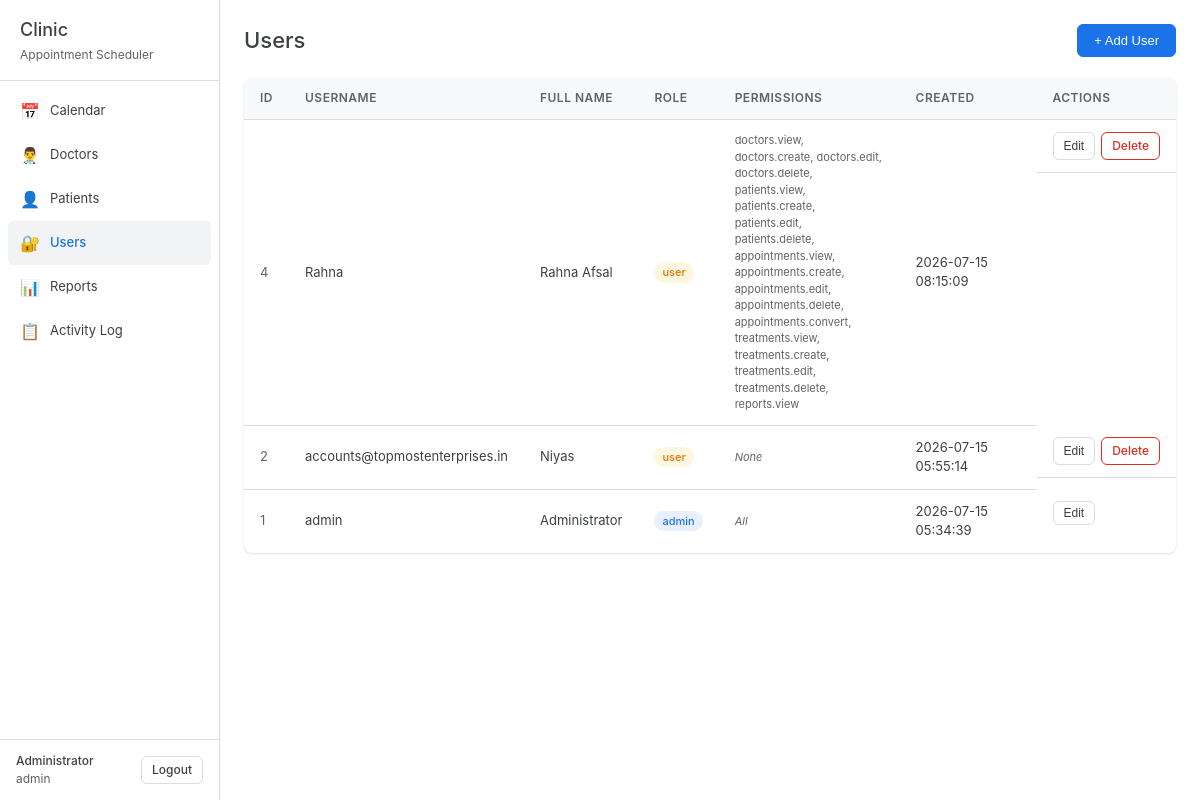
Before: /admin/users.php (signed in) with the older database file.
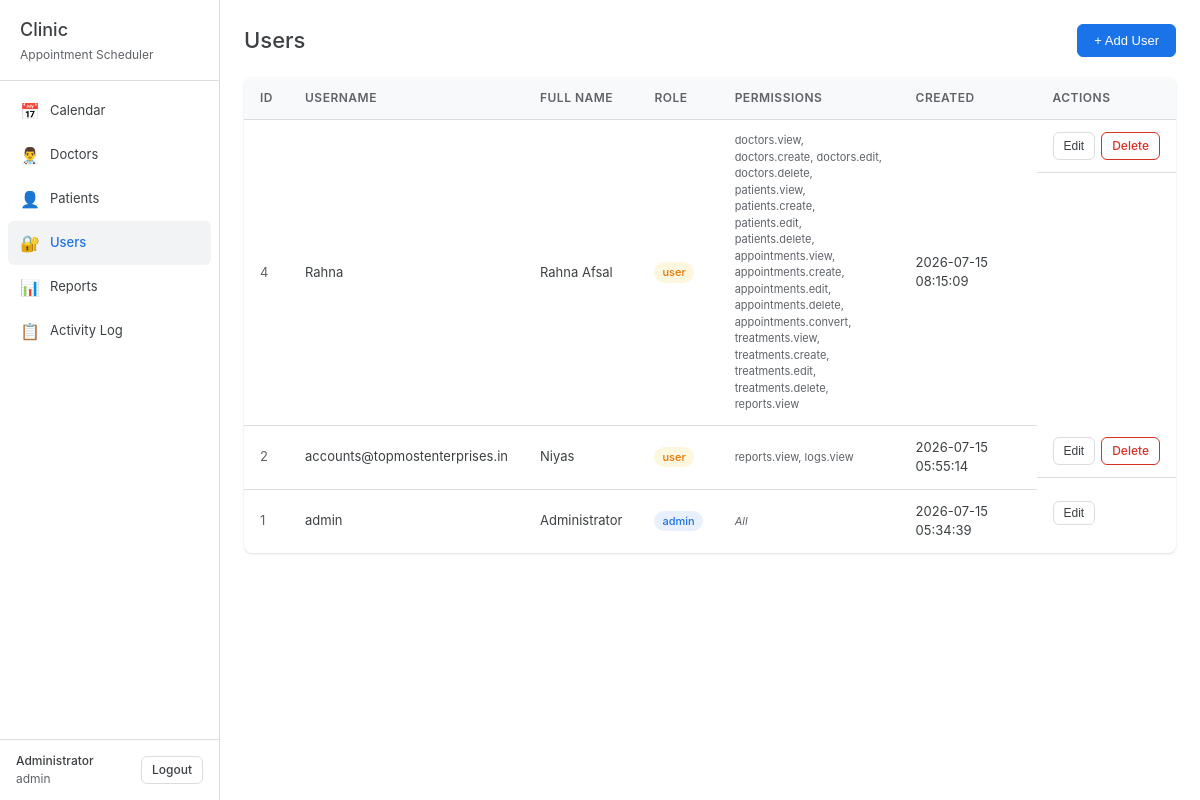
After: the same page with the newer database file.
### tables this page shows
CREATE TABLE users (
    id INTEGER PRIMARY KEY AUTOINCREMENT,
    username TEXT UNIQUE NOT NULL,
    password_hash TEXT NOT NULL,
    full_name TEXT NOT NULL DEFAULT '',
    role TEXT NOT NULL DEFAULT 'user' CHECK(role IN ('admin','user')),
    created_at DATETIME DEFAULT CURRENT_TIMESTAMP
, permissions TEXT DEFAULT '[]');

### config.php (called while the page is built, shortened)
<?php
function isAdmin() {
    return isset($_SESSION['role']) && $_SESSION['role'] === 'admin';
}
function hasPermission($perm) {
    if (isAdmin()) return true;
    $perms = $_SESSION['permissions'] ?? [];
    return in_array($perm, $perms);
}
function getCsrfToken() {
    return $_SESSION['csrf_token'];
}

### admin/users.php (the view, shortened to what this page needs)
<?php
require_once __DIR__ . '/../config.php';
$db = getDB();
$users = $db->query("SELECT id, username, full_name, role, permissions, created_at FROM users ORDER BY username")->fetchAll();
?>
<!DOCTYPE html>
<html lang="en">
<head>
    <link rel="stylesheet" href="../assets/css/style.css">
</head>
<body>
    <div class="app-layout">
        <?php include __DIR__ . '/../sidebar.php'; ?>
        <div class="main-content">
            <div class="page-content">
                <div class="page-header">
                    <h1>Users</h1>
                    <button class="btn btn-primary" onclick="showModal()">+ Add User</button>
                </div>
                <table class="data-table">
                    <thead>
                        <tr>
                            <th>ID</th>
                            <th>Username</th>
                            <th>Full Name</th>
                            <th>Role</th>
                            <th>Permissions</th>
                            <th>Created</th>
                            <th>Actions</th>
                        </tr>
                    </thead>
                    <tbody>
                        <?php foreach ($users as $u): ?>
                        <tr>
                            <td style="color:var(--text-secondary)"><?= $u['id'] ?></td>
                            <td><?= htmlspecialchars($u['username']) ?></td>
                            <td><?= htmlspecialchars($u['full_name']) ?></td>
                            <td><span class="status-badge <?= $u['role'] === 'admin' ? 'status-confirmed' : 'status-pending' ?>"><?= $u['role'] ?></span></td>
                            <td style="font-size:11px;color:var(--text-secondary);max-width:200px"><?php
                                $p = json_decode($u['permissions'] ?? '[]', true);
                                if ($u['role'] === 'admin') echo '<em>All</em>';
                                elseif (empty($p)) echo '<em>None</em>';
                                else echo htmlspecialchars(implode(', ', $p));
                            ?></td>
                            <td><?= $u['created_at'] ?></td>
                            <td class="actions">
                                <button class="btn btn-sm" onclick="showModal(<?= $u['id'] ?>, '<?= htmlspecialchars(addslashes($u['username'])) ?>', '', '<?= htmlspecialchars(addslashes($u['full_name'])) ?>', '<?= $u['role'] ?>', '<?= htmlspecialchars(addslashes($u['permissions'] ?? '[]')) ?>')">Edit</button>
                                <?php if ($u['id'] != $_SESSION['user_id']): ?>
                                <a href="?delete=<?= $u['id'] ?>&_csrf=<?= getCsrfToken() ?>" class="btn btn-sm btn-danger" onclick="return confirm('Delete this user?')">Delete</a>
                                <?php endif; ?>
                            </td>
                        </tr>
                        <?php endforeach; ?>
                    </tbody>
                </table>
            </div>
        </div>
    </div>
</body>
</html>

### sidebar.php (shortened to what this page needs)
<div class="sidebar" id="sidebar">
    <div class="sidebar-header">
        <h2>Clinic</h2>
        <span>Appointment Scheduler</span>
    </div>
    <?php $script = $_SERVER['SCRIPT_NAME']; ?>
    <nav class="sidebar-nav">
        <a href="/" class="<?= $script === '/index.php' || $script === '/dashboard.php' ? 'active' : '' ?>">
            <span class="nav-icon">📅</span>
            <span>Calendar</span>
        </a>
        <?php if (hasPermission('doctors.view')): ?>
        <a href="/admin/doctors.php" class="<?= strpos($script, 'doctors.php') !== false ? 'active' : '' ?>">
            <span class="nav-icon">👨‍⚕️</span>
            <span>Doctors</span>
        </a>
        <?php endif; ?>
        <?php if (hasPermission('patients.view')): ?>
        <a href="/admin/patients.php" class="<?= strpos($script, 'patients.php') !== false ? 'active' : '' ?>">
            <span class="nav-icon">👤</span>
            <span>Patients</span>
        </a>
        <?php endif; ?>
        <?php if (hasPermission('users.view')): ?>
        <a href="/admin/users.php" class="<?= strpos($script, 'users.php') !== false ? 'active' : '' ?>">
            <span class="nav-icon">🔐</span>
            <span>Users</span>
        </a>
        <?php endif; ?>
        <?php if (hasPermission('reports.view')): ?>
        <a href="/admin/reports.php">
            <span class="nav-icon">📊</span>
            <span>Reports</span>
        </a>
        <?php endif; ?>
        <?php if (hasPermission('logs.view')): ?>
        <a href="/admin/logs.php" class="<?= strpos($script, 'logs.php') !== false ? 'active' : '' ?>">
            <span class="nav-icon">📋</span>
            <span>Activity Log</span>
        </a>
        <?php endif; ?>
    </nav>
    <div class="sidebar-footer">
        <div class="user-info">
            <div class="user-name"><?= htmlspecialchars($_SESSION['full_name'] ?: $_SESSION['username']) ?></div>
            <div class="user-role"><?= $_SESSION['role'] ?></div>
        </div>
        <a href="/logout.php" class="btn btn-sm">Logout</a>
    </div>
</div>

### assets/css/style.css (style rules this page uses)
* { margin: 0; padding: 0; box-sizing: border-box; }
:root { --white: #FFFFFF; --bg: #F8F9FA; --border: #DADCE0; --text: #3C4043; --text-secondary: #5F6368; --primary: #1A73E8; --primary-hover: #1557B0; --danger: #D93025; --success: #1E8E3E; --warning: #F9AB00; --gray: #9AA0A6; --hover: #F1F3F4; --shadow: 0 1px 3px rgba(0,0,0,0.08), 0 1px 2px rgba(0,0,0,0.06); --radius: 8px; }
body { font-family: -apple-system, BlinkMacSystemFont, 'Segoe UI', Roboto, Oxygen, Ubuntu, sans-serif; background: var(--white); color: var(--text); line-height: 1.5; font-size: 14px; }
.btn { display: inline-flex; align-items: center; justify-content: center; padding: 8px 16px; border: 1px solid var(--border); border-radius: 6px; font-size: 13px; font-weight: 500; cursor: pointer; background: var(--white); color: var(--text); transition: background 0.2s, box-shadow 0.2s; text-decoration: none; gap: 6px; }
.btn-primary { background: var(--primary); color: white; border-color: var(--primary); }
.btn-danger { color: var(--danger); border-color: var(--danger); }
.btn-sm { padding: 4px 10px; font-size: 12px; }
.app-layout { display: flex; height: 100vh; }
.sidebar { width: 220px; background: var(--white); border-right: 1px solid var(--border); display: flex; flex-direction: column; flex-shrink: 0; }
.sidebar-header { padding: 16px 20px; border-bottom: 1px solid var(--border); }
.sidebar-header h2 { font-size: 18px; font-weight: 500; }
.sidebar-header span { font-size: 12px; color: var(--text-secondary); }
.sidebar-nav { flex: 1; padding: 8px; }
.sidebar-nav a { display: flex; align-items: center; gap: 10px; padding: 10px 12px; border-radius: 6px; color: var(--text); text-decoration: none; font-size: 13px; transition: background 0.15s; }
.sidebar-nav a:hover, .sidebar-nav a.active { background: var(--hover); }
.sidebar-nav a.active { color: var(--primary); font-weight: 500; }
.sidebar-nav .nav-icon { width: 20px; text-align: center; font-size: 16px; }
.sidebar-footer { padding: 12px 16px; border-top: 1px solid var(--border); display: flex; align-items: center; justify-content: space-between; }
.sidebar-footer .user-info { font-size: 12px; }
.sidebar-footer .user-name { font-weight: 500; }
.sidebar-footer .user-role { color: var(--text-secondary); }
.main-content { flex: 1; display: flex; flex-direction: column; overflow: hidden; }
.status-badge { display: inline-block; padding: 2px 8px; border-radius: 12px; font-size: 11px; font-weight: 500; }
.status-pending { background: #FEF7E0; color: #E37400; }
.status-confirmed { background: #E8F0FE; color: #1A73E8; }
.page-content { padding: 24px; overflow-y: auto; flex: 1; }
.page-header { display: flex; align-items: center; justify-content: space-between; margin-bottom: 20px; }
.page-header h1 { font-size: 22px; font-weight: 500; }
.data-table { width: 100%; border-collapse: collapse; background: var(--white); border-radius: var(--radius); overflow: hidden; box-shadow: var(--shadow); }
.data-table th { text-align: left; padding: 12px 16px; font-size: 12px; font-weight: 600; color: var(--text-secondary); text-transform: uppercase; letter-spacing: 0.5px; background: var(--bg); border-bottom: 1px solid var(--border); }
.data-table td { padding: 12px 16px; border-bottom: 1px solid var(--border); font-size: 13px; }
.data-table tr:last-child td { border-bottom: none; }
.data-table .actions { display: flex; gap: 6px; }

Changed rows visible on the page:
changed users "accounts@topmostenterprises.in": permissions (not shown) → "reports.view, logs.view"; no longer shows "None"
